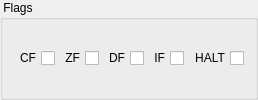
        <widget class="QGroupBox" name="flagsGroupBox">
        <property name="title">
          <string> Flags </string>
        </property>
        <layout class="QHBoxLayout" name="horizontalLayout" stretch="0,0,0,0,0">
          <property name="spacing">
          <number>4</number>
          </property>
          <item>
          <widget class="QCheckBox" name="cfCheckBox">
            <property name="toolTip">
            <string>Carry flag</string>
            </property>
            <property name="layoutDirection">
            <enum>Qt::RightToLeft</enum>
            </property>
            <property name="text">
            <string>CF</string>
            </property>
            <property name="key" stdset="0">
            <string>CF</string>
            </property>
            <property name="type" stdset="0">
            <string>boolean</string>
            </property>
          </widget>
          </item>
          <item>
          <widget class="QCheckBox" name="zfCheckBox">
            <property name="toolTip">
            <string>Zero flag</string>
            </property>
            <property name="layoutDirection">
            <enum>Qt::RightToLeft</enum>
            </property>
            <property name="text">
            <string>ZF</string>
            </property>
            <property name="key" stdset="0">
            <string>ZF</string>
            </property>
            <property name="type" stdset="0">
            <string>boolean</string>
            </property>
          </widget>
          </item>
          <item>
          <widget class="QCheckBox" name="dfCheckBox">
            <property name="toolTip">
            <string>Decimal adjuster mod flag</string>
            </property>
            <property name="layoutDirection">
            <enum>Qt::RightToLeft</enum>
            </property>
            <property name="text">
            <string>DF</string>
            </property>
            <property name="key" stdset="0">
            <string>DF</string>
            </property>
            <property name="type" stdset="0">
            <string>boolean</string>
            </property>
          </widget>
          </item>
          <item>
          <widget class="QCheckBox" name="ifCheckBox">
            <property name="toolTip">
            <string>Enable interrupt flag</string>
            </property>
            <property name="layoutDirection">
            <enum>Qt::RightToLeft</enum>
            </property>
            <property name="text">
            <string>IF</string>
            </property>
            <property name="key" stdset="0">
            <string>IF</string>
            </property>
            <property name="type" stdset="0">
            <string>boolean</string>
            </property>
          </widget>
          </item>
          <item>
          <widget class="QCheckBox" name="haltCheckBox">
            <property name="toolTip">
            <string>Halt mode</string>
            </property>
            <property name="layoutDirection">
            <enum>Qt::RightToLeft</enum>
            </property>
            <property name="text">
            <string>HALT</string>
            </property>
            <property name="key" stdset="0">
            <string>HALT</string>
            </property>
            <property name="type" stdset="0">
            <string>boolean</string>
            </property>
          </widget>
          </item>
        </layout>
        </widget>
